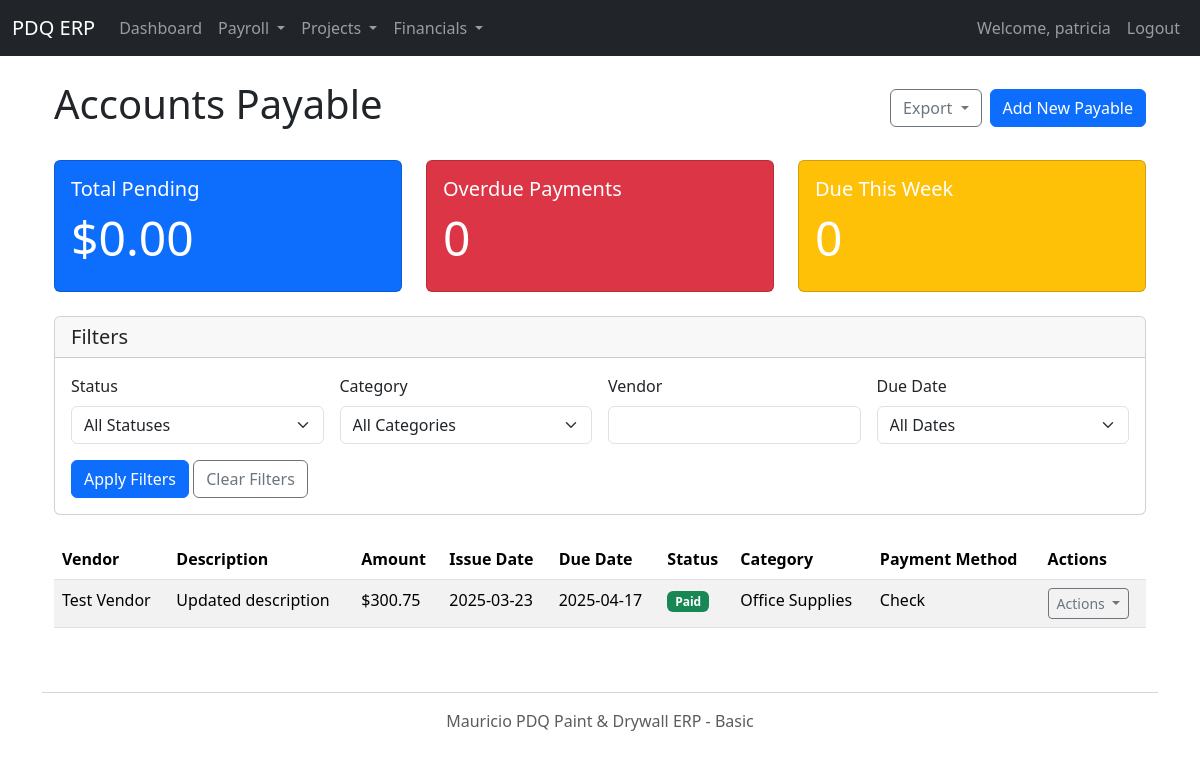
/accounts_payable (signed in), run on the app's committed database.
### models.py (models this page shows, shortened)
class AccountsPayable(db.Model):
    id = db.Column(db.Integer, primary_key=True)
    vendor_name = db.Column(db.String(100), nullable=False, index=True)
    description = db.Column(db.String(200), nullable=False)
    amount = db.Column(db.Float, nullable=False)
    issue_date = db.Column(db.Date, nullable=False)
    due_date = db.Column(db.Date, nullable=False)
    payment_method = db.Column(db.Enum(PaymentMethod), nullable=False, default=PaymentMethod.OTHER)
    category = db.Column(db.Enum(ExpenseCategory), nullable=False, default=ExpenseCategory.OTHER, index=True)
    status = db.Column(db.Enum(PaymentStatus), nullable=False, default=PaymentStatus.PENDING, index=True)
    payment_date = db.Column(db.Date)
    check_number = db.Column(db.String(50))
    bank_name = db.Column(db.String(100))
    notes = db.Column(db.Text)
    project_id = db.Column(db.Integer, db.ForeignKey('project.id', ondelete='SET NULL'), nullable=True)
    project = db.relationship('Project', foreign_keys=[project_id], backref=db.backref('accounts_payable', lazy=True))
    __table_args__ = (
        db.Index('idx_accounts_payable_due_date', 'due_date'),
        db.Index('idx_accounts_payable_status_due', 'status', 'due_date'),
        db.Index('idx_accounts_payable_vendor', 'vendor_name'),
    )

### app.py (the view, shortened to what this page needs)
@app.route('/accounts_payable')
@login_required
def accounts_payable():
    status_filter = request.args.get('status', 'all')
    category_filter = request.args.get('category', 'all')
    vendor_filter = request.args.get('vendor', '')
    due_date_filter = request.args.get('due_date', 'all')  # all, overdue, thisweek, thismonth
    query = AccountsPayable.query
    if status_filter != 'all':
        query = query.filter(AccountsPayable.status == status_filter)
    if category_filter != 'all':
        query = query.filter(AccountsPayable.category == category_filter)
    if vendor_filter:
        query = query.filter(AccountsPayable.vendor_name.ilike(f'%{vendor_filter}%'))
    if due_date_filter == 'overdue':
        query = query.filter(AccountsPayable.due_date < date.today(),
                            AccountsPayable.status != PaymentStatus.PAID)
    elif due_date_filter == 'thisweek':
        today = date.today()
        end_of_week = today + timedelta(days=6-today.weekday())
        query = query.filter(AccountsPayable.due_date <= end_of_week,
                            AccountsPayable.due_date >= today,
                            AccountsPayable.status != PaymentStatus.PAID)
    payables = query.order_by(
        db.case({
            PaymentStatus.OVERDUE.name: 1,
            PaymentStatus.PENDING.name: 2,
            PaymentStatus.PARTIAL.name: 3,
            PaymentStatus.PAID.name: 4
        }, value=AccountsPayable.status),
        AccountsPayable.due_date
    ).all()
    today = date.today()
    total_pending = sum(ap.amount for ap in payables if ap.status != PaymentStatus.PAID)
    overdue_count = sum(1 for ap in payables if ap.due_date < today and ap.status != PaymentStatus.PAID)
    due_this_week = sum(1 for ap in payables
                       if ap.due_date <= today + timedelta(days=7)
                       and ap.due_date >= today
                       and ap.status != PaymentStatus.PAID)
    return render_template('accounts_payable.html',
                          payables=payables,
                          status_filter=status_filter,
                          category_filter=category_filter,
                          vendor_filter=vendor_filter,
                          due_date_filter=due_date_filter,
                          statuses=PaymentStatus,
                          categories=ExpenseCategory,
                          total_pending=total_pending,
                          overdue_count=overdue_count,
                          due_this_week=due_this_week,
                          today=today,
                          timedelta=timedelta)

### app.py (called while the page is built)
def login_required(f):
    @wraps(f)
    def decorated_function(*args, **kwargs):
        if 'user_id' not in session:
            flash('Please log in to access this page.', 'danger')
            return redirect(url_for('login'))
        return f(*args, **kwargs)
    return decorated_function

### templates/accounts_payable.html (shortened to what this page needs)
{% extends "layout.html" %}
{% block content %}
<div class="container mt-4">
    <div class="d-flex justify-content-between align-items-center mb-4">
        <h1>Accounts Payable</h1>
        <div class="d-flex">
            <div class="dropdown me-2">
                <button class="btn btn-outline-secondary dropdown-toggle" type="button" id="exportDropdown" data-bs-toggle="dropdown" aria-expanded="false">
                     Export
                </button>
            </div>
            <a href="{{ url_for('add_accounts_payable') }}" class="btn btn-primary">
                 Add New Payable
            </a>
        </div>
    </div>
    <div class="row mb-4">
        <div class="col-md-4">
            <div class="card bg-primary text-white">
                <div class="card-body">
                    <h5 class="card-title">Total Pending</h5>
                    <h2 class="display-5">${{ "%.2f"|format(total_pending) }}</h2>
                </div>
            </div>
        </div>
        <div class="col-md-4">
            <div class="card bg-danger text-white">
                <div class="card-body">
                    <h5 class="card-title">Overdue Payments</h5>
                    <h2 class="display-5">{{ overdue_count }}</h2>
                </div>
            </div>
        </div>
        <div class="col-md-4">
            <div class="card bg-warning text-white">
                <div class="card-body">
                    <h5 class="card-title">Due This Week</h5>
                    <h2 class="display-5">{{ due_this_week }}</h2>
                </div>
            </div>
        </div>
    </div>
    <div class="card mb-4">
        <div class="card-header">
            <h5 class="mb-0">Filters</h5>
        </div>
        <div class="card-body">
            <form method="GET" action="{{ url_for('accounts_payable') }}" class="row g-3">
                <div class="col-md-3">
                    <label for="status" class="form-label">Status</label>
                    <select name="status" id="status" class="form-select">
                        <option value="all" {% if status_filter == 'all' %}selected{% endif %}>All Statuses</option>
                    </select>
                </div>
                <div class="col-md-3">
                    <label for="category" class="form-label">Category</label>
                    <select name="category" id="category" class="form-select">
                        <option value="all" {% if category_filter == 'all' %}selected{% endif %}>All Categories</option>
                    </select>
                </div>
                <div class="col-md-3">
                    <label for="vendor" class="form-label">Vendor</label>
                    <input type="text" class="form-control" id="vendor" name="vendor" value="{{ vendor_filter }}">
                </div>
                <div class="col-md-3">
                    <label for="due_date" class="form-label">Due Date</label>
                    <select name="due_date" id="due_date" class="form-select">
                        <option value="all" {% if due_date_filter == 'all' %}selected{% endif %}>All Dates</option>
                    </select>
                </div>
                <div class="col-12">
                    <button type="submit" class="btn btn-primary">Apply Filters</button>
                    <a href="{{ url_for('accounts_payable') }}" class="btn btn-outline-secondary">Clear Filters</a>
                </div>
            </form>
        </div>
    </div>
    {% if payables %}
    <div class="table-responsive">
        <table class="table table-striped table-hover">
            <thead>
                <tr>
                    <th>Vendor</th>
                    <th>Description</th>
                    <th>Amount</th>
                    <th>Issue Date</th>
                    <th>Due Date</th>
                    <th>Status</th>
                    <th>Category</th>
                    <th>Payment Method</th>
                    <th>Actions</th>
                </tr>
            </thead>
            <tbody>
                {% for payable in payables %}
                <tr class="{% if payable.status.name == 'OVERDUE' %}table-danger{% elif payable.status.name == 'PENDING' and payable.due_date <= today + timedelta(days=7) %}table-warning{% endif %}">
                    <td>{{ payable.vendor_name }}</td>
                    <td>{{ payable.description }}</td>
                    <td>${{ "%.2f"|format(payable.amount) }}</td>
                    <td>{{ payable.issue_date.strftime('%Y-%m-%d') }}</td>
                    <td>{{ payable.due_date.strftime('%Y-%m-%d') }}</td>
                    <td>
                        <span class="badge bg-{{ 'success' if payable.status.name == 'PAID' else 'danger' if payable.status.name == 'OVERDUE' else 'warning' if payable.status.name == 'PENDING' else 'info' if payable.status.name == 'PARTIAL' else 'secondary' }}">
                            {{ payable.status.value }}
                        </span>
                    </td>
                    <td>{{ payable.category.value }}</td>
                    <td>{{ payable.payment_method.value }}</td>
                    <td>
                        <div class="btn-group">
                            <button type="button" class="btn btn-sm btn-outline-secondary dropdown-toggle" data-bs-toggle="dropdown" aria-expanded="false">
                                Actions
                            </button>
                        </div>
                    </td>
                </tr>
                {% endfor %}
            </tbody>
        </table>
    </div>
    {% else %}
    <div class="alert alert-info" role="alert">
        <i class="bi bi-info-circle"></i> No accounts payable records found. <a href="{{ url_for('add_accounts_payable') }}" class="alert-link">Add your first one</a>.
    </div>
    {% endif %}
</div>
{% endblock %}

### data on the page
AccountsPayable: vendor_name "Test Vendor", description "Updated description", amount "300.75", issue_date "2025-03-23", due_date "2025-04-17", status.value "Paid", category.value "Office Supplies", payment_method.value "Check"

### other printed values
{{ session.get('username') }} "patricia"
{{ "%.2f"|format(total_pending) }} "0.00"
{{ overdue_count }} "0"
{{ due_this_week }} "0"
